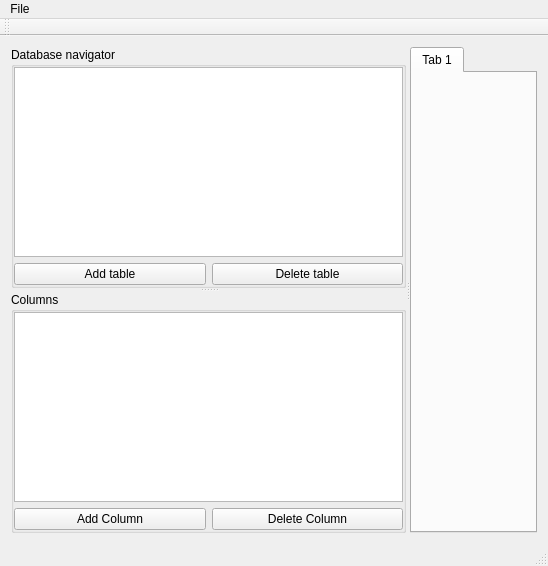
<?xml version="1.0" encoding="UTF-8"?>
<ui version="4.0">
 <class>MainWindow</class>
 <widget class="QMainWindow" name="MainWindow">
  <property name="geometry">
   <rect>
    <x>0</x>
    <y>0</y>
    <width>548</width>
    <height>514</height>
   </rect>
  </property>
  <property name="sizePolicy">
   <sizepolicy hsizetype="Expanding" vsizetype="Expanding">
    <horstretch>0</horstretch>
    <verstretch>0</verstretch>
   </sizepolicy>
  </property>
  <property name="windowTitle">
   <string>MainWindow</string>
  </property>
  <property name="locale">
   <locale language="English" country="UnitedStates"/>
  </property>
  <widget class="QWidget" name="centralWidget">
   <property name="sizePolicy">
    <sizepolicy hsizetype="MinimumExpanding" vsizetype="MinimumExpanding">
     <horstretch>0</horstretch>
     <verstretch>0</verstretch>
    </sizepolicy>
   </property>
   <property name="autoFillBackground">
    <bool>false</bool>
   </property>
   <layout class="QHBoxLayout" name="horizontalLayout_2">
    <property name="leftMargin">
     <number>0</number>
    </property>
    <property name="topMargin">
     <number>0</number>
    </property>
    <property name="rightMargin">
     <number>0</number>
    </property>
    <property name="bottomMargin">
     <number>0</number>
    </property>
    <item>
     <widget class="QWidget" name="databaseWidget" native="true">
      <property name="enabled">
       <bool>true</bool>
      </property>
      <layout class="QHBoxLayout" name="horizontalLayout">
       <item>
        <widget class="QSplitter" name="splitter_2">
         <property name="orientation">
          <enum>Qt::Horizontal</enum>
         </property>
         <widget class="QSplitter" name="splitter">
          <property name="orientation">
           <enum>Qt::Vertical</enum>
          </property>
          <widget class="QGroupBox" name="dbNavigator">
           <property name="title">
            <string>Database navigator</string>
           </property>
           <layout class="QVBoxLayout" name="verticalLayout_2">
            <property name="leftMargin">
             <number>0</number>
            </property>
            <property name="topMargin">
             <number>0</number>
            </property>
            <property name="rightMargin">
             <number>0</number>
            </property>
            <property name="bottomMargin">
             <number>0</number>
            </property>
            <item>
             <widget class="QTreeView" name="treeView"/>
            </item>
            <item>
             <layout class="QHBoxLayout" name="dbButtons">
              <item>
               <widget class="QPushButton" name="addTabButton">
                <property name="text">
                 <string>Add table</string>
                </property>
               </widget>
              </item>
              <item>
               <widget class="QPushButton" name="delTabButton">
                <property name="text">
                 <string>Delete table</string>
                </property>
               </widget>
              </item>
             </layout>
            </item>
           </layout>
          </widget>
          <widget class="QGroupBox" name="colNavigator">
           <property name="title">
            <string>Columns</string>
           </property>
           <layout class="QVBoxLayout" name="verticalLayout">
            <property name="leftMargin">
             <number>0</number>
            </property>
            <property name="topMargin">
             <number>0</number>
            </property>
            <property name="rightMargin">
             <number>0</number>
            </property>
            <property name="bottomMargin">
             <number>0</number>
            </property>
            <item>
             <widget class="QListView" name="listView"/>
            </item>
            <item>
             <layout class="QHBoxLayout" name="colButtons">
              <item>
               <widget class="QPushButton" name="addColButton">
                <property name="text">
                 <string>Add Column</string>
                </property>
               </widget>
              </item>
              <item>
               <widget class="QPushButton" name="delColButton">
                <property name="text">
                 <string>Delete Column</string>
                </property>
               </widget>
              </item>
             </layout>
            </item>
           </layout>
          </widget>
         </widget>
         <widget class="QTabWidget" name="tablesTab">
          <widget class="QWidget" name="tab">
           <attribute name="title">
            <string>Tab 1</string>
           </attribute>
           <layout class="QVBoxLayout" name="verticalLayout_3">
            <property name="leftMargin">
             <number>0</number>
            </property>
            <property name="topMargin">
             <number>0</number>
            </property>
            <property name="rightMargin">
             <number>0</number>
            </property>
            <property name="bottomMargin">
             <number>0</number>
            </property>
           </layout>
          </widget>
         </widget>
        </widget>
       </item>
      </layout>
     </widget>
    </item>
   </layout>
  </widget>
  <widget class="QMenuBar" name="menuBar">
   <property name="geometry">
    <rect>
     <x>0</x>
     <y>0</y>
     <width>548</width>
     <height>19</height>
    </rect>
   </property>
   <widget class="QMenu" name="menuFile">
    <property name="title">
     <string>File</string>
    </property>
    <addaction name="actionNew_table"/>
   </widget>
   <addaction name="menuFile"/>
  </widget>
  <widget class="QToolBar" name="mainToolBar">
   <attribute name="toolBarArea">
    <enum>TopToolBarArea</enum>
   </attribute>
   <attribute name="toolBarBreak">
    <bool>false</bool>
   </attribute>
  </widget>
  <widget class="QStatusBar" name="statusBar"/>
  <action name="actionNew_table">
   <property name="text">
    <string>New table...</string>
   </property>
   <property name="toolTip">
    <string>Creates new table</string>
   </property>
  </action>
 </widget>
 <layoutdefault spacing="6" margin="11"/>
 <resources/>
 <connections/>
</ui>
